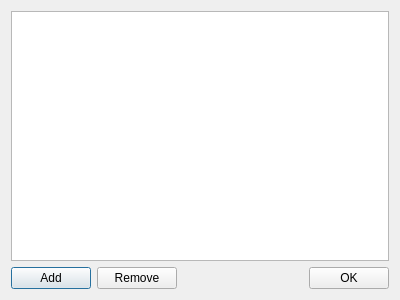
<?xml version="1.0" encoding="UTF-8"?>
<ui version="4.0">
 <class>LibrariesForm</class>
 <widget class="QDialog" name="LibrariesForm">
  <property name="geometry">
   <rect>
    <x>0</x>
    <y>0</y>
    <width>400</width>
    <height>300</height>
   </rect>
  </property>
  <property name="windowTitle">
   <string>Libraries</string>
  </property>
  <layout class="QGridLayout" name="gridLayout">
   <item row="1" column="0">
    <widget class="QPushButton" name="addButton">
     <property name="text">
      <string>Add</string>
     </property>
    </widget>
   </item>
   <item row="1" column="1">
    <widget class="QPushButton" name="removeButton">
     <property name="text">
      <string>Remove</string>
     </property>
    </widget>
   </item>
   <item row="1" column="2">
    <spacer name="horizontalSpacer">
     <property name="orientation">
      <enum>Qt::Horizontal</enum>
     </property>
     <property name="sizeHint" stdset="0">
      <size>
       <width>115</width>
       <height>20</height>
      </size>
     </property>
    </spacer>
   </item>
   <item row="1" column="3">
    <widget class="QPushButton" name="okButton">
     <property name="text">
      <string>OK</string>
     </property>
    </widget>
   </item>
   <item row="0" column="0" colspan="4">
    <widget class="QListWidget" name="librariesList"/>
   </item>
  </layout>
 </widget>
 <resources/>
 <connections/>
</ui>
